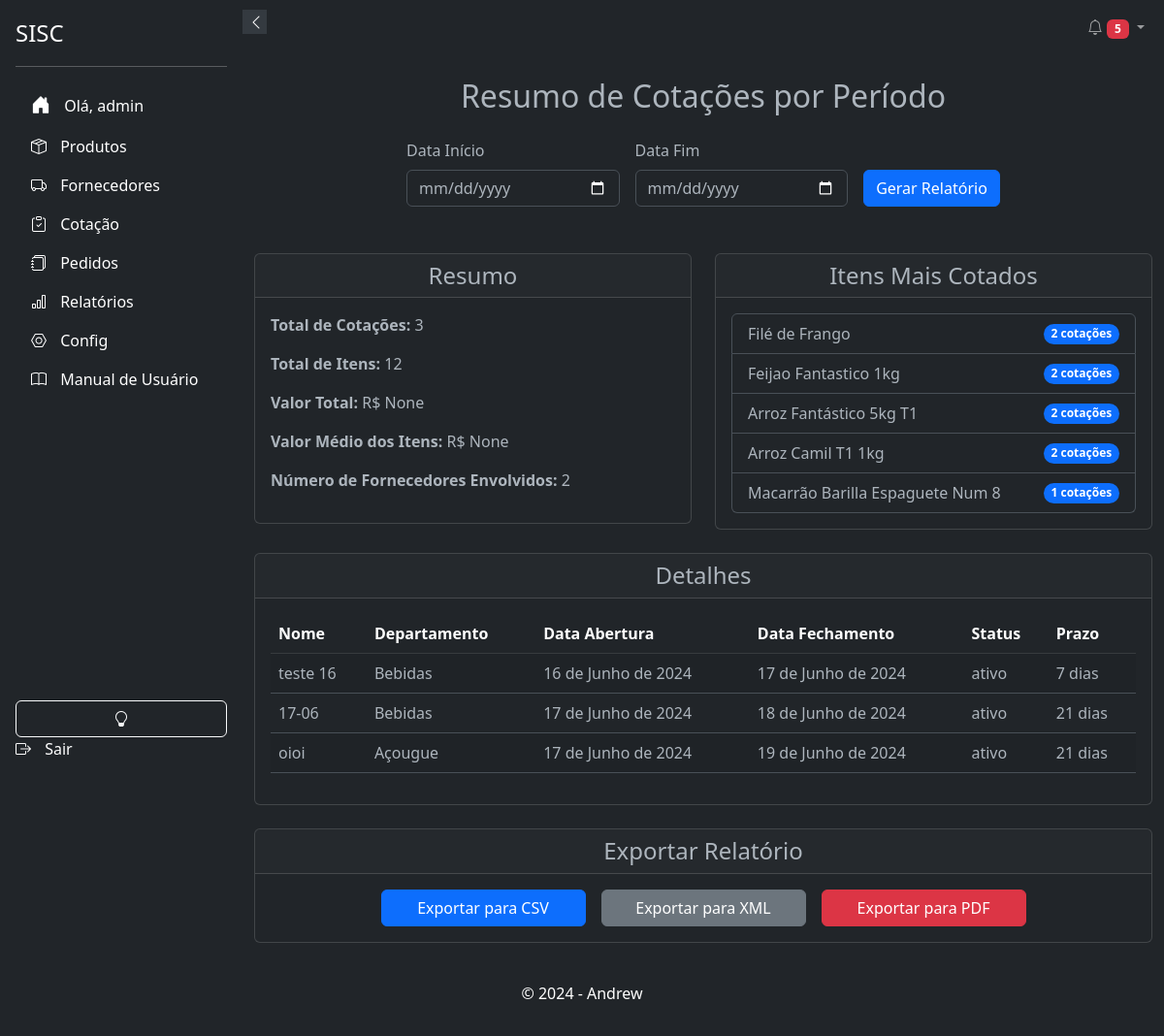
Page /relatorios/resumo-cotacoes/ (signed in) on the earlier database version.
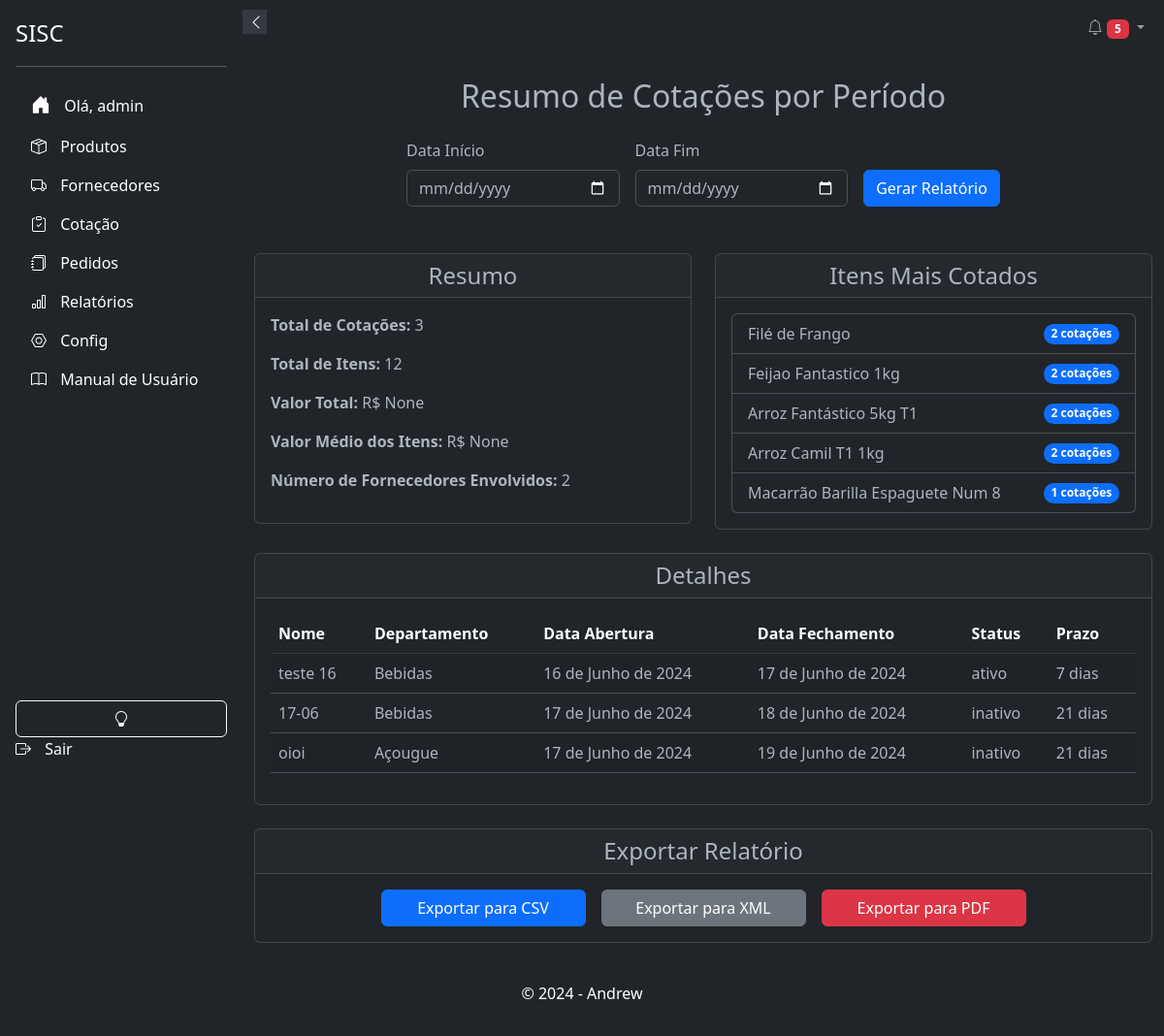
Same page on the later database version.
### cotacao/models.py (models this page shows, shortened)
class Cotacao(models.Model):
    uuid = models.UUIDField(default=uuid.uuid4, editable=False, unique=True)
    nome = models.CharField(max_length=200)
    departamento = models.ForeignKey(Departamento, on_delete=models.SET_NULL, null=True )
    usuario_criador = models.ForeignKey(settings.AUTH_USER_MODEL, on_delete=models.CASCADE, related_name='cotacoes_criadas', null=True, )
    data_abertura = models.DateField()
    data_fechamento = models.DateField()
    status = models.CharField(max_length=10, default='ativo', choices=[('ativo', 'Aberto'), ('inativo', 'Fechado')])
    prazo = models.IntegerField(
                                    choices=[(0, 'à vista'), (7, '7 dias'), (14, '14 dias'), (21, '21 dias'), (28, '28 dias')],
                                    default=21,
                                    help_text='Prazo para os produtos'
                                    )
    class Meta:
        verbose_name = _('Cotação')
        verbose_name_plural = _('Cotações')
        ordering = ['data_abertura']
        indexes = [
            models.Index(fields=['departamento']),
            models.Index(fields=['status']),
            models.Index(fields=['data_abertura']),
        ]

### products/models.py (models this page shows, shortened)
class Departamento(models.Model):
    nome = models.CharField(max_length=100, unique=True)
    class Meta:
        verbose_name = _('Departamento')
        verbose_name_plural = _('Departamentos')
        ordering = ['nome']

### relatorios/views.py (the view, shortened to what this page needs)
# urls.py: path('resumo-cotacoes/', ResumoCotacoesView.as_view(), name='resumo_cotacoes'),
@method_decorator(login_required(login_url=''), name='dispatch')
class ResumoCotacoesView(TemplateView):
    template_name = 'relatorios/resumo_cotacoes.html'
    def get(self, request):
        data_inicio = request.GET.get('data_inicio')
        data_fim = request.GET.get('data_fim')
        if data_inicio and data_fim:
            cotacoes = Cotacao.objects.filter(data_abertura__gte=data_inicio, data_fechamento__lte=data_fim)
        else:
            cotacoes = Cotacao.objects.all()
        total_cotacoes = cotacoes.count()
        total_itens = ItemCotacao.objects.filter(cotacao__in=cotacoes).count()
        valor_total = ItemCotacao.objects.filter(cotacao__in=cotacoes).aggregate(Sum('produto__preco_de_custo'))['produto__preco_de_custo__sum']
        valor_medio_itens = ItemCotacao.objects.filter(cotacao__in=cotacoes).aggregate(Avg('produto__preco_de_custo'))['produto__preco_de_custo__avg']
        numero_fornecedores = cotacoes.values('departamento').distinct().count()
        itens_mais_cotados = ItemCotacao.objects.filter(cotacao__in=cotacoes).values('produto__name').annotate(total=Count('produto')).order_by('-total')[:5]
        context = {
            'cotacoes': cotacoes,
            'total_cotacoes': total_cotacoes,
            'total_itens': total_itens,
            'valor_total': valor_total,
            'valor_medio_itens': valor_medio_itens,
            'numero_fornecedores': numero_fornecedores,
            'itens_mais_cotados': itens_mais_cotados,
        }
        return render(request, self.template_name, context)

### relatorios/templates/relatorios/resumo_cotacoes.html (shortened to what the changed rows need)
{% extends 'base.html' %}
{% block content %}
<div class="container my-4">
    <h2 class="text-center mb-4">Resumo de Cotações por Período</h2>
    <div class="row mt-5">
        <div class="col-md-12">
            <div class="card mb-4">
                <div class="card-body">
                    <table class="table table-striped">
                        <thead class="table-dark">
                            <tr>
                                <th>Nome</th>
                                <th>Departamento</th>
                                <th>Data Abertura</th>
                                <th>Data Fechamento</th>
                                <th>Status</th>
                                <th>Prazo</th>
                            </tr>
                        </thead>
                        <tbody>
                            {% for cotacao in cotacoes %}
                            <tr>
                                <td>{{ cotacao.nome }}</td>
                                <td>{{ cotacao.departamento.nome }}</td>
                                <td>{{ cotacao.data_abertura }}</td>
                                <td>{{ cotacao.data_fechamento }}</td>
                                <td>{{ cotacao.status }}</td>
                                <td>{{ cotacao.prazo }} dias</td>
                            </tr>
                            {% endfor %}
                        </tbody>
                    </table>
                </div>
            </div>
        </div>
    </div>
</div>
{% endblock %}

Differences in the rows shown:
changed Cotacao "18 de Junho de 2024": status "ativo" → "inativo"
changed Cotacao "oioi": status "ativo" → "inativo"
